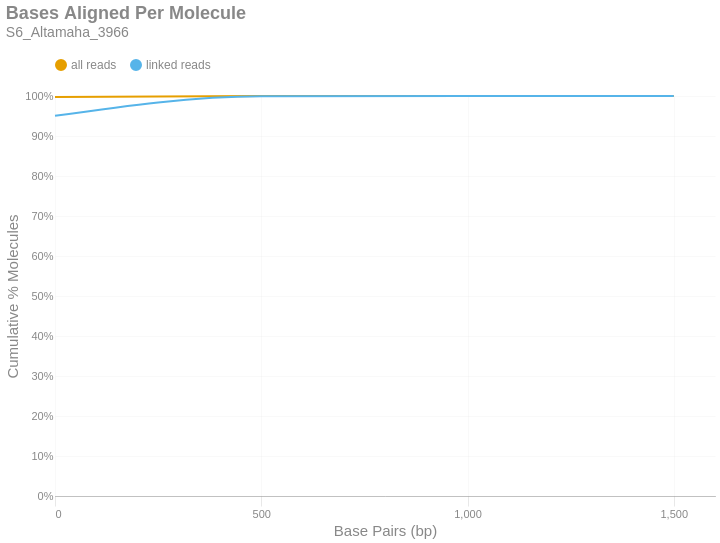

Write notebook code for a chart like this one.
### Markdown cell above
### Bases Aligned Per Molecule
This is a cumulative frequency distribution showing the number of base pairs aligned per unique molecule. These data are shown in 500 bp bins. There are two distributions: one with `all reads` (yellow) and another with only `linked reads` (blue). The percent of molecules in the `linked reads` distribution is relative to the total number of linked molecules.

### Code cell
if SKIPLR:
    print_html(f"Skipped")
else:
    binned_df = consolidated_hist(valids['aligned_bp'], mask, 500, True)
    with SafeRender(binned_df):
        (
            density_plot(binned_df, 'Bases Aligned Per Molecule', samplename, 'basesper')
            .encode(
                x=alt.X('bin:Q', title="Base Pairs (bp)").axis(tickMinStep=500).scale(padding=0),
                y=alt.Y('value:Q', title='Cumulative % Molecules')
                    .axis(format='%')
                    .scale(domain = [0,1])
                    .stack(False),
                color=alt.Color("key:N").scale(domain = ["all reads", "linked reads"]),
                tooltip = [
                    alt.Tooltip("key:N", title = "Data Type"),
                    alt.Tooltip("range_label:N", title="Bases Aligned Per Molecule"),
                    alt.Tooltip("value:Q", format = ".2%", title="% Molecules (Cum.)")
                ]
            )
        ).display()

### Figure 1 — Vega-Lite specification as saved in the notebook (floating-point values rounded to 4 significant figures)
{"width": "container", "height": 400, "config": {"title": {"anchor": "start", "dy": -15, "fontSize": 18, "color": "#888888", "subtitleColor": "#888888", "subtitleFontSize": 14}, "arc": {"fill": "#0072B2"}, "axis": {"domainColor": "#888888", "domainWidth": 0.5, "gridWidth": 0.2, "grid": false, "titleFontWeight": 400, "titleFontSize": 15, "labelFontSize": 11, "labelColor": "#888888", "tickColor": "#888888", "tickWidth": 0.2, "titleColor": "#888888"}, "axisBand": {"grid": false}, "axisX": {"grid": true, "tickSize": 10, "domainCap": "round"}, "axisY": {"domain": false, "grid": true, "tickSize": 0, "domainCap": "round"}, "background": "transparent", "header": {"labelFontSize": 15, "labelColor": "#888888", "titleFontSize": 15, "titleFontWeight": 600, "titleColor": "#888888"}, "legend": {"labelFont": "sans-serif", "labelFontSize": 12, "labelColor": "#888888", "symbolSize": 100, "symbolType": "circle", "titleFontSize": 12, "titlePadding": 10, "titleColor": "#888888", "title": null, "orient": "top"}, "range": {"category": ["#E69F00", "#56B4E9", "#009E73", "#F0E442", "#0072B2", "#D55E00", "#CC79A7", "#000000"], "diverging": ["#cfe8f3", "#a2d4ec", "#73bfe2", "#46abdb", "#1696d2", "#12719e"]}, "area": {"fill": "#0072B2", "fillOpacity": 0.7, "line": true, "strokeOpacity": 0.7}, "line": {"color": "#0072B2", "stroke": "#0072B2", "strokeWidth": 2}, "trail": {"color": "#0072B2", "stroke": "#0072B2", "strokeWidth": 0, "size": 1}, "point": {"filled": true, "fillOpacity": 1.0, "size": 95}, "text": {"color": "#888888", "fontSize": 11, "align": "right", "fontWeight": 400, "size": 11}, "bar": {"fill": "#0072B2", "stroke": null}, "view": {"stroke": null, "continuousWidth": 660, "continuousHeight": 400}}, "data": {"name": "data-8cea059547de145dfc530170d8dc8806"}, "mark": {"type": "line", "interpolate": "monotone", "point": {"opacity": 0, "size": 275}}, "encoding": {"color": {"field": "key", "scale": {"domain": ["all reads", "linked reads"]}, "type": "nominal"}, "tooltip": [{"field": "key", "title": "Data Type", "type": "nominal"}, {"field": "range_label", "title": "Bases Aligned Per Molecule", "type": "nominal"}, {"field": "value", "format": ".2%", "title": "% Molecules (Cum.)", "type": "quantitative"}], "x": {"axis": {"tickMinStep": 500}, "field": "bin", "scale": {"padding": 0}, "title": "Base Pairs (bp)", "type": "quantitative"}, "y": {"axis": {"format": "%"}, "field": "value", "scale": {"domain": [0, 1]}, "stack": false, "title": "Cumulative % Molecules", "type": "quantitative"}}, "params": [{"name": "param_c36ac31b6afebe62", "select": {"type": "point", "fields": ["key"]}, "bind": "legend"}], "title": {"text": "Bases Aligned Per Molecule", "subtitle": "S6_Altamaha_3966"}, "transform": [{"fold": ["all reads (cumsum)", "linked reads (cumsum)"]}, {"calculate": "replace(datum.key, ' (cumsum)', '')", "as": "key"}, {"filter": {"param": "param_c36ac31b6afebe62"}}], "usermeta": {"embedOptions": {"downloadFileName": "S6_Altamaha_3966.basesper"}}, "$schema": "https://vega.github.io/schema/vega-lite/v6.1.0.json", "datasets": {"data-8cea059547de145dfc530170d8dc8806": [{"bin": "0.0", "interval": "0.0-500.0", "all reads": 0.9977, "linked reads": 0.9503, "all reads (cumsum)": 0.9977, "linked reads (cumsum)": 0.9503, "range_label": "0-499"}, {"bin": "500.0", "interval": "500.0-1000.0", "all reads": 0.002229, "linked reads": 0.04923, "all reads (cumsum)": 1.0, "linked reads (cumsum)": 0.9996, "range_label": "500-999"}, {"bin": "1000.0", "interval": "1000.0-1500.0", "all reads": 2.083e-05, "linked reads": 0.0004182, "all reads (cumsum)": 1.0, "linked reads (cumsum)": 1.0, "range_label": "1000-1499"}, {"bin": "1500.0", "interval": "1500.0-2000.0", "all reads": 4.629e-07, "linked reads": 1.072e-05, "all reads (cumsum)": 1.0, "linked reads (cumsum)": 1.0, "range_label": "1500-1999"}]}}
